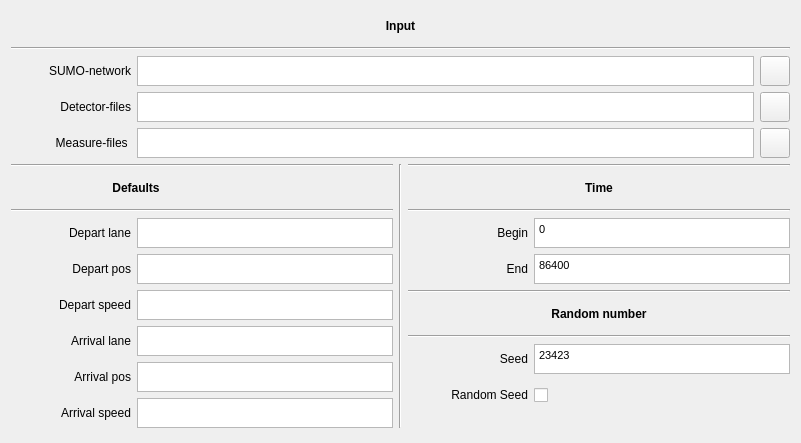
     <widget class="QWidget" name="LayoutInput">
      <attribute name="title">
       <string>Input</string>
      </attribute>
      <layout class="QVBoxLayout" name="verticalLayout_3">
       <item>
        <widget class="QLabel" name="LabelInput">
         <property name="minimumSize">
          <size>
           <width>0</width>
           <height>30</height>
          </size>
         </property>
         <property name="maximumSize">
          <size>
           <width>16777215</width>
           <height>30</height>
          </size>
         </property>
         <property name="frameShape">
          <enum>QFrame::NoFrame</enum>
         </property>
         <property name="text">
          <string>&lt;html&gt;&lt;head/&gt;&lt;body&gt;&lt;p align=&quot;center&quot;&gt;&lt;span style=&quot; font-weight:600;&quot;&gt;Input&lt;/span&gt;&lt;/p&gt;&lt;/body&gt;&lt;/html&gt;</string>
         </property>
        </widget>
       </item>
       <item>
        <widget class="Line" name="HorizontalLineInput">
         <property name="orientation">
          <enum>Qt::Horizontal</enum>
         </property>
        </widget>
       </item>
       <item>
        <layout class="QGridLayout" name="LayoutInputInformation">
         <item row="2" column="2">
          <widget class="QPushButton" name="ButtonSearchMeasureFiles">
           <property name="minimumSize">
            <size>
             <width>30</width>
             <height>30</height>
            </size>
           </property>
           <property name="maximumSize">
            <size>
             <width>30</width>
             <height>30</height>
            </size>
           </property>
           <property name="text">
            <string/>
           </property>
           <property name="icon">
            <iconset resource="../../../resources/eNetEditorResources.qrc">
             <normaloff>:/main/findFile.ico</normaloff>:/main/findFile.ico</iconset>
           </property>
           <property name="iconSize">
            <size>
             <width>20</width>
             <height>20</height>
            </size>
           </property>
          </widget>
         </item>
         <item row="2" column="1">
          <widget class="QTextEdit" name="TextMeasureFiles">
           <property name="minimumSize">
            <size>
             <width>0</width>
             <height>30</height>
            </size>
           </property>
           <property name="maximumSize">
            <size>
             <width>16777215</width>
             <height>30</height>
            </size>
           </property>
           <property name="verticalScrollBarPolicy">
            <enum>Qt::ScrollBarAlwaysOff</enum>
           </property>
           <property name="horizontalScrollBarPolicy">
            <enum>Qt::ScrollBarAlwaysOff</enum>
           </property>
           <property name="lineWrapMode">
            <enum>QTextEdit::NoWrap</enum>
           </property>
          </widget>
         </item>
         <item row="2" column="0">
          <widget class="QLabel" name="LabelMeasureFiles">
           <property name="minimumSize">
            <size>
             <width>120</width>
             <height>30</height>
            </size>
           </property>
           <property name="maximumSize">
            <size>
             <width>120</width>
             <height>30</height>
            </size>
           </property>
           <property name="layoutDirection">
            <enum>Qt::LeftToRight</enum>
           </property>
           <property name="text">
            <string>&lt;html&gt;&lt;head/&gt;&lt;body&gt;&lt;p align=&quot;right&quot;&gt;Measure-files	&lt;/p&gt;&lt;/body&gt;&lt;/html&gt;</string>
           </property>
          </widget>
         </item>
         <item row="1" column="2">
          <widget class="QPushButton" name="ButtonSearchDetectorFiles">
           <property name="minimumSize">
            <size>
             <width>30</width>
             <height>30</height>
            </size>
           </property>
           <property name="maximumSize">
            <size>
             <width>30</width>
             <height>30</height>
            </size>
           </property>
           <property name="text">
            <string/>
           </property>
           <property name="icon">
            <iconset resource="../../../resources/eNetEditorResources.qrc">
             <normaloff>:/main/findFile.ico</normaloff>:/main/findFile.ico</iconset>
           </property>
           <property name="iconSize">
            <size>
             <width>20</width>
             <height>20</height>
            </size>
           </property>
          </widget>
         </item>
         <item row="1" column="1">
          <widget class="QTextEdit" name="TextDetectorFiles">
           <property name="minimumSize">
            <size>
             <width>0</width>
             <height>30</height>
            </size>
           </property>
           <property name="maximumSize">
            <size>
             <width>16777215</width>
             <height>30</height>
            </size>
           </property>
           <property name="verticalScrollBarPolicy">
            <enum>Qt::ScrollBarAlwaysOff</enum>
           </property>
           <property name="horizontalScrollBarPolicy">
            <enum>Qt::ScrollBarAlwaysOff</enum>
           </property>
           <property name="lineWrapMode">
            <enum>QTextEdit::NoWrap</enum>
           </property>
          </widget>
         </item>
         <item row="0" column="2">
          <widget class="QPushButton" name="ButtonSearchSumoNetwork">
           <property name="minimumSize">
            <size>
             <width>30</width>
             <height>30</height>
            </size>
           </property>
           <property name="maximumSize">
            <size>
             <width>30</width>
             <height>30</height>
            </size>
           </property>
           <property name="text">
            <string/>
           </property>
           <property name="icon">
            <iconset resource="../../../resources/eNetEditorResources.qrc">
             <normaloff>:/main/findFile.ico</normaloff>:/main/findFile.ico</iconset>
           </property>
           <property name="iconSize">
            <size>
             <width>20</width>
             <height>20</height>
            </size>
           </property>
          </widget>
         </item>
         <item row="1" column="0">
          <widget class="QLabel" name="LabelDetectorFiles">
           <property name="minimumSize">
            <size>
             <width>120</width>
             <height>30</height>
            </size>
           </property>
           <property name="maximumSize">
            <size>
             <width>120</width>
             <height>30</height>
            </size>
           </property>
           <property name="layoutDirection">
            <enum>Qt::LeftToRight</enum>
           </property>
           <property name="text">
            <string>&lt;html&gt;&lt;head/&gt;&lt;body&gt;&lt;p align=&quot;right&quot;&gt;Detector-files&lt;/p&gt;&lt;/body&gt;&lt;/html&gt;</string>
           </property>
          </widget>
         </item>
         <item row="0" column="1">
          <widget class="QTextEdit" name="TextSumoNetwork">
           <property name="minimumSize">
            <size>
             <width>0</width>
             <height>30</height>
            </size>
           </property>
           <property name="maximumSize">
            <size>
             <width>16777215</width>
             <height>30</height>
            </size>
           </property>
           <property name="verticalScrollBarPolicy">
            <enum>Qt::ScrollBarAlwaysOff</enum>
           </property>
           <property name="horizontalScrollBarPolicy">
            <enum>Qt::ScrollBarAlwaysOff</enum>
           </property>
           <property name="lineWrapMode">
            <enum>QTextEdit::NoWrap</enum>
           </property>
          </widget>
         </item>
         <item row="0" column="0">
          <widget class="QLabel" name="LabelSumoNetwork">
           <property name="minimumSize">
            <size>
             <width>120</width>
             <height>30</height>
            </size>
           </property>
           <property name="maximumSize">
            <size>
             <width>120</width>
             <height>30</height>
            </size>
           </property>
           <property name="layoutDirection">
            <enum>Qt::LeftToRight</enum>
           </property>
           <property name="text">
            <string>&lt;html&gt;&lt;head/&gt;&lt;body&gt;&lt;p align=&quot;right&quot;&gt;SUMO-network&lt;/p&gt;&lt;/body&gt;&lt;/html&gt;</string>
           </property>
          </widget>
         </item>
        </layout>
       </item>
       <item>
        <layout class="QHBoxLayout" name="horizontalLayout_6">
         <item>
          <layout class="QVBoxLayout" name="LayoutDefaults">
           <item>
            <widget class="Line" name="LineDefaults_3">
             <property name="orientation">
              <enum>Qt::Horizontal</enum>
             </property>
            </widget>
           </item>
           <item>
            <widget class="QLabel" name="LabelDefaults">
             <property name="minimumSize">
              <size>
               <width>250</width>
               <height>30</height>
              </size>
             </property>
             <property name="maximumSize">
              <size>
               <width>250</width>
               <height>30</height>
              </size>
             </property>
             <property name="frameShape">
              <enum>QFrame::NoFrame</enum>
             </property>
             <property name="text">
              <string>&lt;html&gt;&lt;head/&gt;&lt;body&gt;&lt;p align=&quot;center&quot;&gt;&lt;span style=&quot; font-weight:600;&quot;&gt;Defaults&lt;/span&gt;&lt;/p&gt;&lt;/body&gt;&lt;/html&gt;</string>
             </property>
            </widget>
           </item>
           <item>
            <widget class="Line" name="LineDefaults">
             <property name="orientation">
              <enum>Qt::Horizontal</enum>
             </property>
            </widget>
           </item>
           <item>
            <layout class="QGridLayout" name="LayoutDefaultsInformation">
             <item row="0" column="0">
              <widget class="QLabel" name="LabelDepartLane">
               <property name="minimumSize">
                <size>
                 <width>120</width>
                 <height>30</height>
                </size>
               </property>
               <property name="maximumSize">
                <size>
                 <width>140</width>
                 <height>30</height>
                </size>
               </property>
               <property name="text">
                <string>&lt;html&gt;&lt;head/&gt;&lt;body&gt;&lt;p align=&quot;right&quot;&gt;Depart lane&lt;/p&gt;&lt;/body&gt;&lt;/html&gt;</string>
               </property>
              </widget>
             </item>
             <item row="1" column="0">
              <widget class="QLabel" name="LabelDepartPos">
               <property name="minimumSize">
                <size>
                 <width>120</width>
                 <height>30</height>
                </size>
               </property>
               <property name="maximumSize">
                <size>
                 <width>140</width>
                 <height>30</height>
                </size>
               </property>
               <property name="text">
                <string>&lt;html&gt;&lt;head/&gt;&lt;body&gt;&lt;p align=&quot;right&quot;&gt;Depart pos&lt;/p&gt;&lt;/body&gt;&lt;/html&gt;</string>
               </property>
              </widget>
             </item>
             <item row="0" column="1">
              <widget class="QTextEdit" name="TextDepartLane">
               <property name="minimumSize">
                <size>
                 <width>0</width>
                 <height>30</height>
                </size>
               </property>
               <property name="maximumSize">
                <size>
                 <width>16777215</width>
                 <height>30</height>
                </size>
               </property>
               <property name="verticalScrollBarPolicy">
                <enum>Qt::ScrollBarAlwaysOff</enum>
               </property>
               <property name="horizontalScrollBarPolicy">
                <enum>Qt::ScrollBarAlwaysOff</enum>
               </property>
               <property name="lineWrapMode">
                <enum>QTextEdit::NoWrap</enum>
               </property>
              </widget>
             </item>
             <item row="1" column="1">
              <widget class="QTextEdit" name="TextDepartPos">
               <property name="minimumSize">
                <size>
                 <width>0</width>
                 <height>30</height>
                </size>
               </property>
               <property name="maximumSize">
                <size>
                 <width>16777215</width>
                 <height>30</height>
                </size>
               </property>
               <property name="verticalScrollBarPolicy">
                <enum>Qt::ScrollBarAlwaysOff</enum>
               </property>
               <property name="horizontalScrollBarPolicy">
                <enum>Qt::ScrollBarAlwaysOff</enum>
               </property>
               <property name="lineWrapMode">
                <enum>QTextEdit::NoWrap</enum>
               </property>
              </widget>
             </item>
             <item row="2" column="0">
              <widget class="QLabel" name="LabelDepartSpeed">
               <property name="minimumSize">
                <size>
                 <width>120</width>
                 <height>30</height>
                </size>
               </property>
               <property name="maximumSize">
                <size>
                 <width>140</width>
                 <height>30</height>
                </size>
               </property>
               <property name="text">
                <string>&lt;html&gt;&lt;head/&gt;&lt;body&gt;&lt;p align=&quot;right&quot;&gt;Depart speed&lt;/p&gt;&lt;/body&gt;&lt;/html&gt;</string>
               </property>
              </widget>
             </item>
             <item row="2" column="1">
              <widget class="QTextEdit" name="TextDepartSpeed">
               <property name="minimumSize">
                <size>
                 <width>0</width>
                 <height>30</height>
                </size>
               </property>
               <property name="maximumSize">
                <size>
                 <width>16777215</width>
                 <height>30</height>
                </size>
               </property>
               <property name="verticalScrollBarPolicy">
                <enum>Qt::ScrollBarAlwaysOff</enum>
               </property>
               <property name="horizontalScrollBarPolicy">
                <enum>Qt::ScrollBarAlwaysOff</enum>
               </property>
               <property name="lineWrapMode">
                <enum>QTextEdit::NoWrap</enum>
               </property>
              </widget>
             </item>
             <item row="3" column="0">
              <widget class="QLabel" name="LabelArrivalLane">
               <property name="minimumSize">
                <size>
                 <width>120</width>
                 <height>30</height>
                </size>
               </property>
               <property name="maximumSize">
                <size>
                 <width>140</width>
                 <height>30</height>
                </size>
               </property>
               <property name="text">
                <string>&lt;html&gt;&lt;head/&gt;&lt;body&gt;&lt;p align=&quot;right&quot;&gt;Arrival lane&lt;/p&gt;&lt;/body&gt;&lt;/html&gt;</string>
               </property>
              </widget>
             </item>
             <item row="3" column="1">
              <widget class="QTextEdit" name="TextArrivalLane">
               <property name="minimumSize">
                <size>
                 <width>0</width>
                 <height>30</height>
                </size>
               </property>
               <property name="maximumSize">
                <size>
                 <width>16777215</width>
                 <height>30</height>
                </size>
               </property>
               <property name="verticalScrollBarPolicy">
                <enum>Qt::ScrollBarAlwaysOff</enum>
               </property>
               <property name="horizontalScrollBarPolicy">
                <enum>Qt::ScrollBarAlwaysOff</enum>
               </property>
               <property name="lineWrapMode">
                <enum>QTextEdit::NoWrap</enum>
               </property>
              </widget>
             </item>
             <item row="4" column="0">
              <widget class="QLabel" name="LabelArrivalPos">
               <property name="minimumSize">
                <size>
                 <width>120</width>
                 <height>30</height>
                </size>
               </property>
               <property name="maximumSize">
                <size>
                 <width>140</width>
                 <height>30</height>
                </size>
               </property>
               <property name="text">
                <string>&lt;html&gt;&lt;head/&gt;&lt;body&gt;&lt;p align=&quot;right&quot;&gt;Arrival pos&lt;/p&gt;&lt;/body&gt;&lt;/html&gt;</string>
               </property>
              </widget>
             </item>
             <item row="4" column="1">
              <widget class="QTextEdit" name="TextArrivalPos">
               <property name="minimumSize">
                <size>
                 <width>0</width>
                 <height>30</height>
                </size>
               </property>
               <property name="maximumSize">
                <size>
                 <width>16777215</width>
                 <height>30</height>
                </size>
               </property>
               <property name="verticalScrollBarPolicy">
                <enum>Qt::ScrollBarAlwaysOff</enum>
               </property>
               <property name="horizontalScrollBarPolicy">
                <enum>Qt::ScrollBarAlwaysOff</enum>
               </property>
               <property name="lineWrapMode">
                <enum>QTextEdit::NoWrap</enum>
               </property>
              </widget>
             </item>
             <item row="5" column="0">
              <widget class="QLabel" name="LabelArrivalSpeed">
               <property name="minimumSize">
                <size>
                 <width>120</width>
                 <height>30</height>
                </size>
               </property>
               <property name="maximumSize">
                <size>
                 <width>140</width>
                 <height>30</height>
                </size>
               </property>
               <property name="text">
                <string>&lt;html&gt;&lt;head/&gt;&lt;body&gt;&lt;p align=&quot;right&quot;&gt;Arrival speed&lt;/p&gt;&lt;/body&gt;&lt;/html&gt;</string>
               </property>
              </widget>
             </item>
             <item row="5" column="1">
              <widget class="QTextEdit" name="TextArrivalSpeed">
               <property name="minimumSize">
                <size>
                 <width>0</width>
                 <height>30</height>
                </size>
               </property>
               <property name="maximumSize">
                <size>
                 <width>16777215</width>
                 <height>30</height>
                </size>
               </property>
               <property name="verticalScrollBarPolicy">
                <enum>Qt::ScrollBarAlwaysOff</enum>
               </property>
               <property name="horizontalScrollBarPolicy">
                <enum>Qt::ScrollBarAlwaysOff</enum>
               </property>
               <property name="lineWrapMode">
                <enum>QTextEdit::NoWrap</enum>
               </property>
              </widget>
             </item>
            </layout>
           </item>
          </layout>
         </item>
         <item>
          <widget class="Line" name="line">
           <property name="orientation">
            <enum>Qt::Vertical</enum>
           </property>
          </widget>
         </item>
         <item>
          <layout class="QVBoxLayout" name="verticalLayout_4">
           <item>
            <widget class="Line" name="HorizontalLineTimeB">
             <property name="orientation">
              <enum>Qt::Horizontal</enum>
             </property>
            </widget>
           </item>
           <item>
            <widget class="QLabel" name="LabelTime">
             <property name="minimumSize">
              <size>
               <width>250</width>
               <height>30</height>
              </size>
             </property>
             <property name="maximumSize">
              <size>
               <width>16777215</width>
               <height>30</height>
              </size>
             </property>
             <property name="frameShape">
              <enum>QFrame::NoFrame</enum>
             </property>
             <property name="text">
              <string>&lt;html&gt;&lt;head/&gt;&lt;body&gt;&lt;p align=&quot;center&quot;&gt;&lt;span style=&quot; font-weight:600;&quot;&gt;Time&lt;/span&gt;&lt;/p&gt;&lt;/body&gt;&lt;/html&gt;</string>
             </property>
            </widget>
           </item>
           <item>
            <widget class="Line" name="HorizontalLineTimeA">
             <property name="orientation">
              <enum>Qt::Horizontal</enum>
             </property>
            </widget>
           </item>
           <item>
            <layout class="QHBoxLayout" name="horizontalLayout_2">
             <item>
              <widget class="QLabel" name="LabelTimeBegin">
               <property name="minimumSize">
                <size>
                 <width>120</width>
                 <height>30</height>
                </size>
               </property>
               <property name="maximumSize">
                <size>
                 <width>120</width>
                 <height>30</height>
                </size>
               </property>
               <property name="text">
                <string>&lt;html&gt;&lt;head/&gt;&lt;body&gt;&lt;p align=&quot;right&quot;&gt;Begin&lt;/p&gt;&lt;/body&gt;&lt;/html&gt;</string>
               </property>
              </widget>
             </item>
             <item>
              <widget class="QTextEdit" name="TextTimeBegin">
               <property name="minimumSize">
                <size>
                 <width>120</width>
                 <height>30</height>
                </size>
               </property>
               <property name="maximumSize">
                <size>
                 <width>16777215</width>
                 <height>30</height>
                </size>
               </property>
               <property name="verticalScrollBarPolicy">
                <enum>Qt::ScrollBarAlwaysOff</enum>
               </property>
               <property name="horizontalScrollBarPolicy">
                <enum>Qt::ScrollBarAlwaysOff</enum>
               </property>
               <property name="lineWrapMode">
                <enum>QTextEdit::NoWrap</enum>
               </property>
               <property name="html">
                <string>&lt;!DOCTYPE HTML PUBLIC &quot;-//W3C//DTD HTML 4.0//EN&quot; &quot;http://www.w3.org/TR/REC-html40/strict.dtd&quot;&gt;
&lt;html&gt;&lt;head&gt;&lt;meta name=&quot;qrichtext&quot; content=&quot;1&quot; /&gt;&lt;style type=&quot;text/css&quot;&gt;
p, li { white-space: pre-wrap; }
&lt;/style&gt;&lt;/head&gt;&lt;body style=&quot; font-family:'MS Shell Dlg 2'; font-size:8.25pt; font-weight:400; font-style:normal;&quot;&gt;
&lt;p style=&quot; margin-top:0px; margin-bottom:0px; margin-left:0px; margin-right:0px; -qt-block-indent:0; text-indent:0px;&quot;&gt;0&lt;/p&gt;&lt;/body&gt;&lt;/html&gt;</string>
               </property>
              </widget>
             </item>
            </layout>
           </item>
           <item>
            <layout class="QHBoxLayout" name="horizontalLayout_3">
             <item>
              <widget class="QLabel" name="LabelTimeEnd">
               <property name="minimumSize">
                <size>
                 <width>120</width>
                 <height>30</height>
                </size>
               </property>
               <property name="maximumSize">
                <size>
                 <width>120</width>
                 <height>30</height>
                </size>
               </property>
               <property name="text">
                <string>&lt;html&gt;&lt;head/&gt;&lt;body&gt;&lt;p align=&quot;right&quot;&gt;End&lt;/p&gt;&lt;/body&gt;&lt;/html&gt;</string>
               </property>
              </widget>
             </item>
             <item>
              <widget class="QTextEdit" name="TextTimeEnd">
               <property name="minimumSize">
                <size>
                 <width>0</width>
                 <height>30</height>
                </size>
               </property>
               <property name="maximumSize">
                <size>
                 <width>16777215</width>
                 <height>30</height>
                </size>
               </property>
               <property name="verticalScrollBarPolicy">
                <enum>Qt::ScrollBarAlwaysOff</enum>
               </property>
               <property name="horizontalScrollBarPolicy">
                <enum>Qt::ScrollBarAlwaysOff</enum>
               </property>
               <property name="lineWrapMode">
                <enum>QTextEdit::NoWrap</enum>
               </property>
               <property name="html">
                <string>&lt;!DOCTYPE HTML PUBLIC &quot;-//W3C//DTD HTML 4.0//EN&quot; &quot;http://www.w3.org/TR/REC-html40/strict.dtd&quot;&gt;
&lt;html&gt;&lt;head&gt;&lt;meta name=&quot;qrichtext&quot; content=&quot;1&quot; /&gt;&lt;style type=&quot;text/css&quot;&gt;
p, li { white-space: pre-wrap; }
&lt;/style&gt;&lt;/head&gt;&lt;body style=&quot; font-family:'MS Shell Dlg 2'; font-size:8.25pt; font-weight:400; font-style:normal;&quot;&gt;
&lt;p style=&quot; margin-top:0px; margin-bottom:0px; margin-left:0px; margin-right:0px; -qt-block-indent:0; text-indent:0px;&quot;&gt;86400&lt;/p&gt;&lt;/body&gt;&lt;/html&gt;</string>
               </property>
              </widget>
             </item>
            </layout>
           </item>
           <item>
            <widget class="Line" name="LineRandomNumer">
             <property name="orientation">
              <enum>Qt::Horizontal</enum>
             </property>
            </widget>
           </item>
           <item>
            <widget class="QLabel" name="LabelRandomNumer">
             <property name="minimumSize">
              <size>
               <width>250</width>
               <height>30</height>
              </size>
             </property>
             <property name="maximumSize">
              <size>
               <width>16777215</width>
               <height>30</height>
              </size>
             </property>
             <property name="frameShape">
              <enum>QFrame::NoFrame</enum>
             </property>
             <property name="text">
              <string>&lt;html&gt;&lt;head/&gt;&lt;body&gt;&lt;p align=&quot;center&quot;&gt;&lt;span style=&quot; font-weight:600;&quot;&gt;Random number&lt;/span&gt;&lt;/p&gt;&lt;/body&gt;&lt;/html&gt;</string>
             </property>
            </widget>
           </item>
           <item>
            <widget class="Line" name="LineRandomNumer_3">
             <property name="orientation">
              <enum>Qt::Horizontal</enum>
             </property>
            </widget>
           </item>
           <item>
            <layout class="QHBoxLayout" name="horizontalLayout_4">
             <item>
              <widget class="QLabel" name="LabelSeed">
               <property name="minimumSize">
                <size>
                 <width>120</width>
                 <height>30</height>
                </size>
               </property>
               <property name="maximumSize">
                <size>
                 <width>140</width>
                 <height>30</height>
                </size>
               </property>
               <property name="text">
                <string>&lt;html&gt;&lt;head/&gt;&lt;body&gt;&lt;p align=&quot;right&quot;&gt;Seed&lt;/p&gt;&lt;/body&gt;&lt;/html&gt;</string>
               </property>
              </widget>
             </item>
             <item>
              <widget class="QTextEdit" name="TextSeed">
               <property name="minimumSize">
                <size>
                 <width>0</width>
                 <height>30</height>
                </size>
               </property>
               <property name="maximumSize">
                <size>
                 <width>16777215</width>
                 <height>30</height>
                </size>
               </property>
               <property name="verticalScrollBarPolicy">
                <enum>Qt::ScrollBarAlwaysOff</enum>
               </property>
               <property name="horizontalScrollBarPolicy">
                <enum>Qt::ScrollBarAlwaysOff</enum>
               </property>
               <property name="lineWrapMode">
                <enum>QTextEdit::NoWrap</enum>
               </property>
               <property name="html">
                <string>&lt;!DOCTYPE HTML PUBLIC &quot;-//W3C//DTD HTML 4.0//EN&quot; &quot;http://www.w3.org/TR/REC-html40/strict.dtd&quot;&gt;
&lt;html&gt;&lt;head&gt;&lt;meta name=&quot;qrichtext&quot; content=&quot;1&quot; /&gt;&lt;style type=&quot;text/css&quot;&gt;
p, li { white-space: pre-wrap; }
&lt;/style&gt;&lt;/head&gt;&lt;body style=&quot; font-family:'MS Shell Dlg 2'; font-size:8.25pt; font-weight:400; font-style:normal;&quot;&gt;
&lt;p style=&quot; margin-top:0px; margin-bottom:0px; margin-left:0px; margin-right:0px; -qt-block-indent:0; text-indent:0px;&quot;&gt;23423&lt;/p&gt;&lt;/body&gt;&lt;/html&gt;</string>
               </property>
              </widget>
             </item>
            </layout>
           </item>
           <item>
            <layout class="QHBoxLayout" name="horizontalLayout_5">
             <item>
              <widget class="QLabel" name="LabelRandomSeed">
               <property name="minimumSize">
                <size>
                 <width>120</width>
                 <height>30</height>
                </size>
               </property>
               <property name="maximumSize">
                <size>
                 <width>120</width>
                 <height>30</height>
                </size>
               </property>
               <property name="text">
                <string>&lt;html&gt;&lt;head/&gt;&lt;body&gt;&lt;p align=&quot;right&quot;&gt;Random Seed&lt;/p&gt;&lt;/body&gt;&lt;/html&gt;</string>
               </property>
              </widget>
             </item>
             <item>
              <widget class="QCheckBox" name="CheckBoxRandom">
               <property name="sizePolicy">
                <sizepolicy hsizetype="Minimum" vsizetype="Fixed">
                 <horstretch>0</horstretch>
                 <verstretch>30</verstretch>
                </sizepolicy>
               </property>
               <property name="minimumSize">
                <size>
                 <width>140</width>
                 <height>30</height>
                </size>
               </property>
               <property name="text">
                <string/>
               </property>
              </widget>
             </item>
            </layout>
           </item>
           <item>
            <spacer name="verticalSpacer_2">
             <property name="orientation">
              <enum>Qt::Vertical</enum>
             </property>
             <property name="sizeHint" stdset="0">
              <size>
               <width>318</width>
               <height>13</height>
              </size>
             </property>
            </spacer>
           </item>
          </layout>
         </item>
        </layout>
       </item>
       <item>
        <spacer name="verticalSpacer2">
         <property name="orientation">
          <enum>Qt::Vertical</enum>
         </property>
         <property name="sizeHint" stdset="0">
          <size>
           <width>277</width>
           <height>4</height>
          </size>
         </property>
        </spacer>
       </item>
      </layout>
     </widget>
